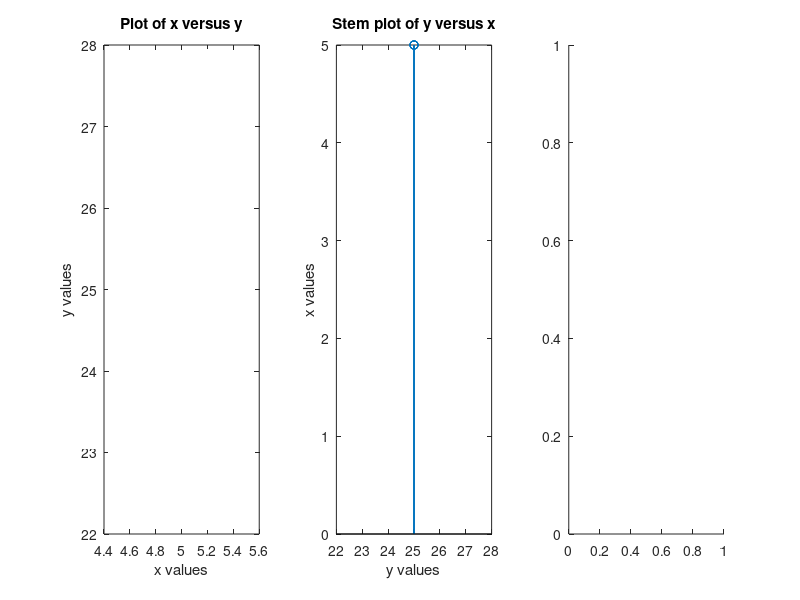

This chart was generated by the following MATLAB code: (Note: this script raises an error after producing the figure.)


clc 
x=[]; 
fprintf("You have to enter an array of 5 random numbers between 1 and 10...\n\n"); 
for i=1:5 
        text=sprintf("Enter number # %d >> ",i); 
        x(end+1)=input(text); 
    while x(end)<1 || x(end)>10 
        fprintf('Number must be between 1 and 10!!\n'); 
        text=sprintf("Enter number # %d >> ",i); 
        x(end)=input(text); 
    end 
end 
fprintf("The entered array is:"); 
x 
y=length(x)*x; 
subplot(1,3,1); 
plot(x,y,'--r'); 
xlabel('x values'); 
ylabel('y values'); 
title('Plot of x versus y'); 
subplot(1,3,2); 
stem(y,x); 
xlabel('y values'); 
ylabel('x values'); 
title('Stem plot of y versus x'); 
if mean(x)<20 
    Z=3*x; 
elseif mean(x)>50 
    Z=x.^4; 
end 
subplot(1,3,3); 
bar(x,Z); 
xlabel('x values'); 
ylabel('z values'); 
title('Bar plot of x versus z'); 